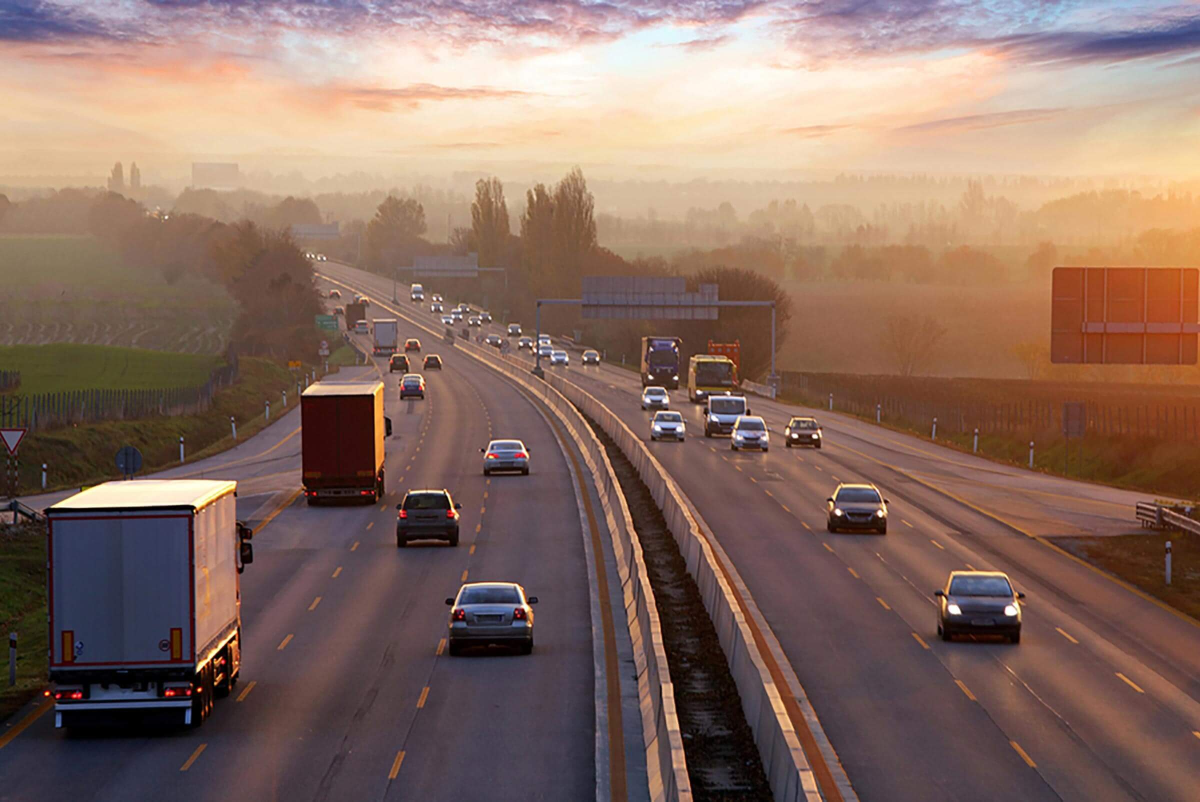
#> input picture image.png, 2400 x 1603 px, given in place of the camera (shown at 1/2 size)
$ python 'mask img.py'
#> lines starting #> are read from the running program, lines starting #| are printed output that depends on the picture; after the words box and inside, x2 and y2 are one past the last pixel; in counts of white or black regions, pixels touching at a corner belong together
import cv2
import numpy as np

lg=np.array([5,50,50])
hg=np.array([15,255,255])
cap=cv2.VideoCapture(0)

while True:
    ret,frame=cap.read()
#> frame is the input picture: shape (1603, 2400, 3); mean B, G, R 98.4, 109.4, 136.3


    hsv=cv2.cvtColor(frame,cv2.COLOR_BGR2HSV)
#> hsv: shape (1603, 2400, 3); mean H, S, V 54.6, 88.6, 138.7

    mask=cv2.inRange(hsv,lg,hg)
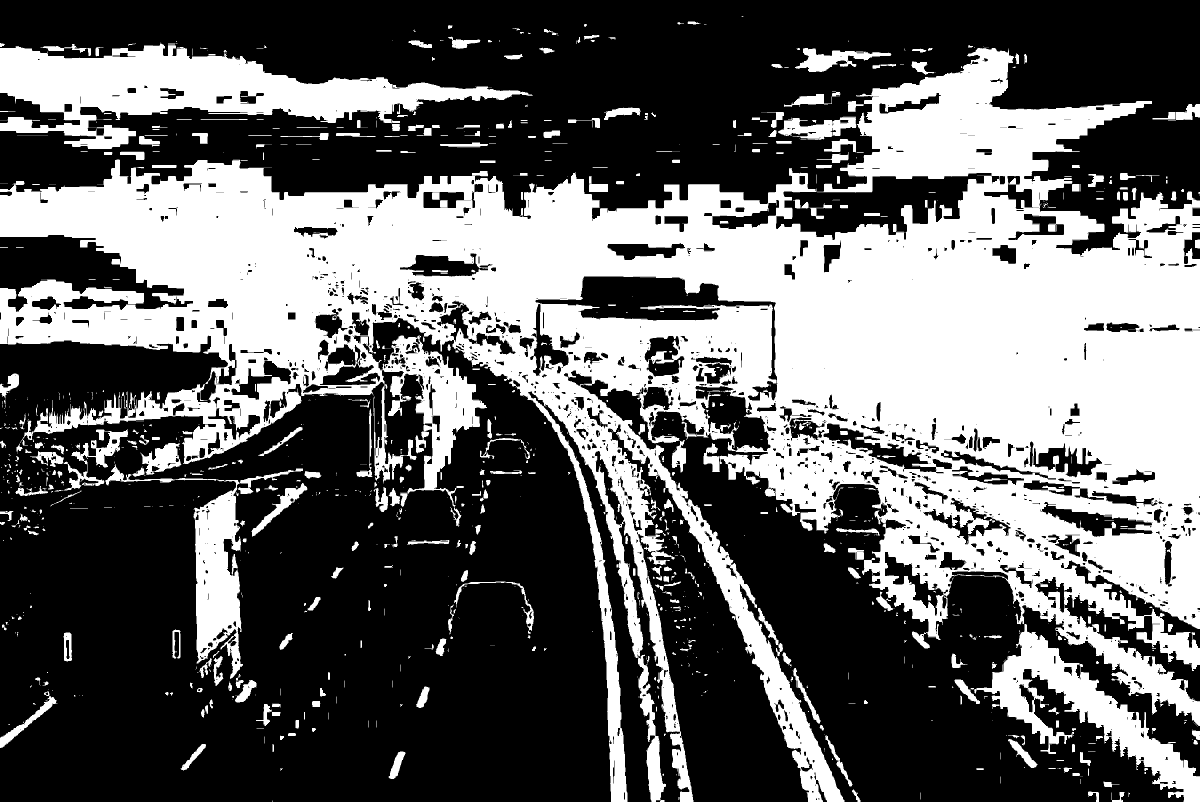
#> mask: shape (1603, 2400) (shown at 1/2 size); 39.4% white; 1410 white regions (961 under 20 px)
    cv2.imshow("masked frame",mask)
    contours,hierarchy=cv2.findContours(mask,cv2.RETR_EXTERNAL,cv2.CHAIN_APPROX_SIMPLE)
#> contours = 1272 contours, 958 with area under 20; largest, box (x1, y1, x2, y2) and area: (0, 95, 2400, 1603) 1421360, (0, 85, 1066, 298) 91027, (1941, 1248, 2400, 1603) 38085, (211, 928, 606, 1358) 26786, (765, 671, 974, 1054) 24974
    cv2.drawContours(frame,contours,-1,(0,0,255),2)
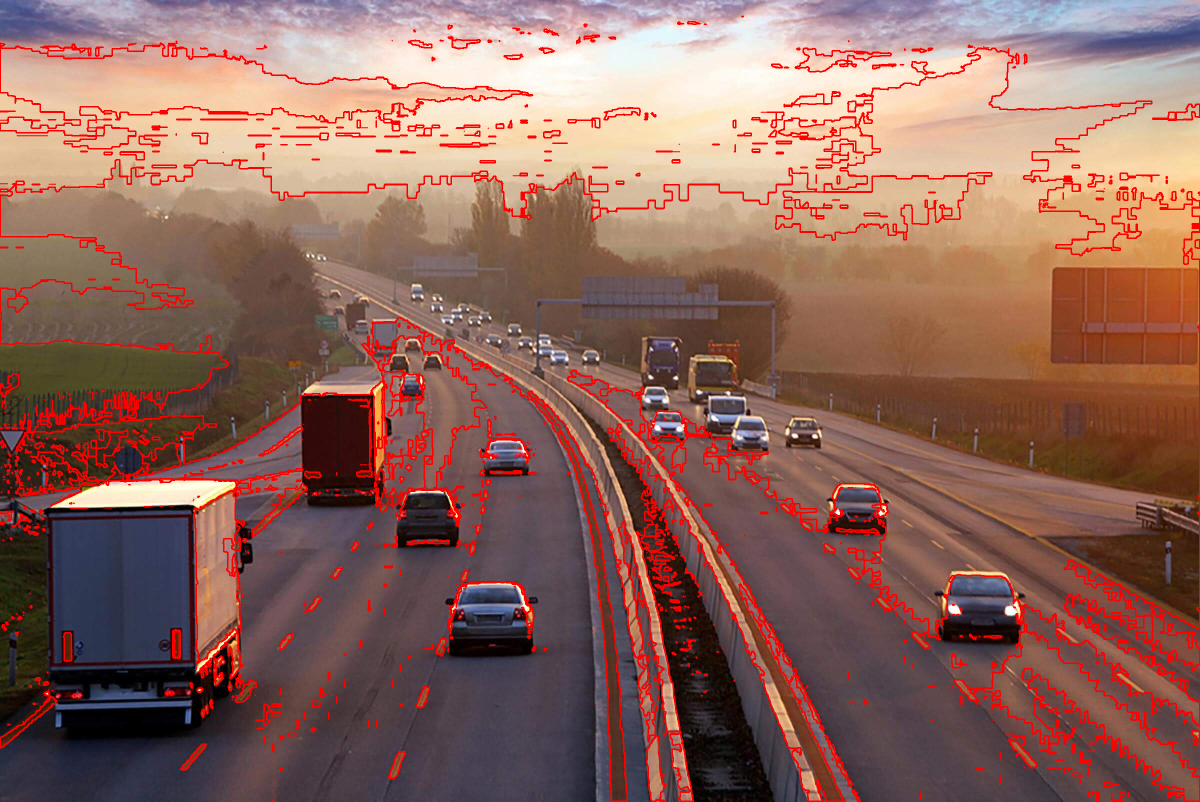
#> frame: shape (1603, 2400, 3) (shown at 1/2 size); 6.19% of pixels changed, all inside (x1, y1, x2, y2) = (0, 31, 2400, 1603)
    cv2.imshow("frame",frame)

    for c in contours:
        area=cv2.contourArea(c)
        if area>400:
            x,y,w,h=cv2.boundingRect(c)
            cv2.rectangle(frame,(x,y),(x+w,y+h),(255,0,0),2)
            cv2.drawContours(frame,c,-1,(255,0,155),2)
        print(area)
        cv2.imshow("frame",frame)
#> this loop made 1272 passes
#> (area, x, y, w, h) on passes 33, 38, 44, 50, 123, 131, 143, 144, 165, 189, 246, 259: (766.5, 777, 1503, 34, 55), (576.5, 361, 1488, 51, 53), (896.5, 2016, 1478, 59, 58), (629.5, 1650, 1471, 55, 102), (1763, 0, 1382, 115, 114), (550, 832, 1373, 27, 43), (786.5, 470, 1360, 43, 45), (700, 1909, 1359, 51, 49), (787, 1586, 1336, 55, 111), (493, 427, 1312, 20, 60), (793.5, 127, 1265, 17, 58), (38085, 1941, 1248, 459, 355)
#> area on passes 5, 6, 7, 8, 16, 19: 119, 154, 108.5, 135, 68, 23
#| 0.0
#| 0.5
#| 4.5
#| 0.0
#| 119.0
#| 154.0
#| 108.5
#| 135.0
#> (further printed lines are left out)
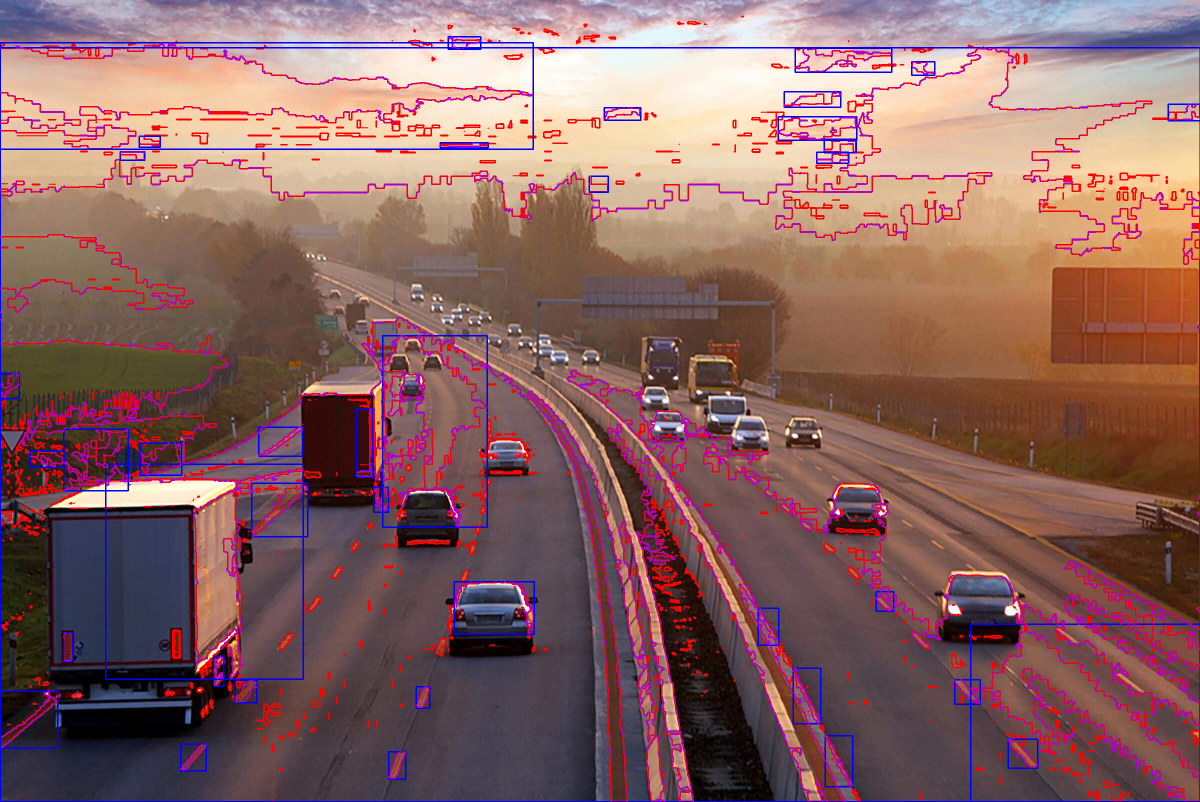
#> frame: shape (1603, 2400, 3) (shown at 1/2 size); 3.42% of pixels changed, all inside (x1, y1, x2, y2) = (0, 72, 2400, 1603)
    key=cv2.waitKey(1)
#> (key q is pressed here)
    if key==ord("q"):
        break
cap.release()
cv2.destroyAllWindows()
